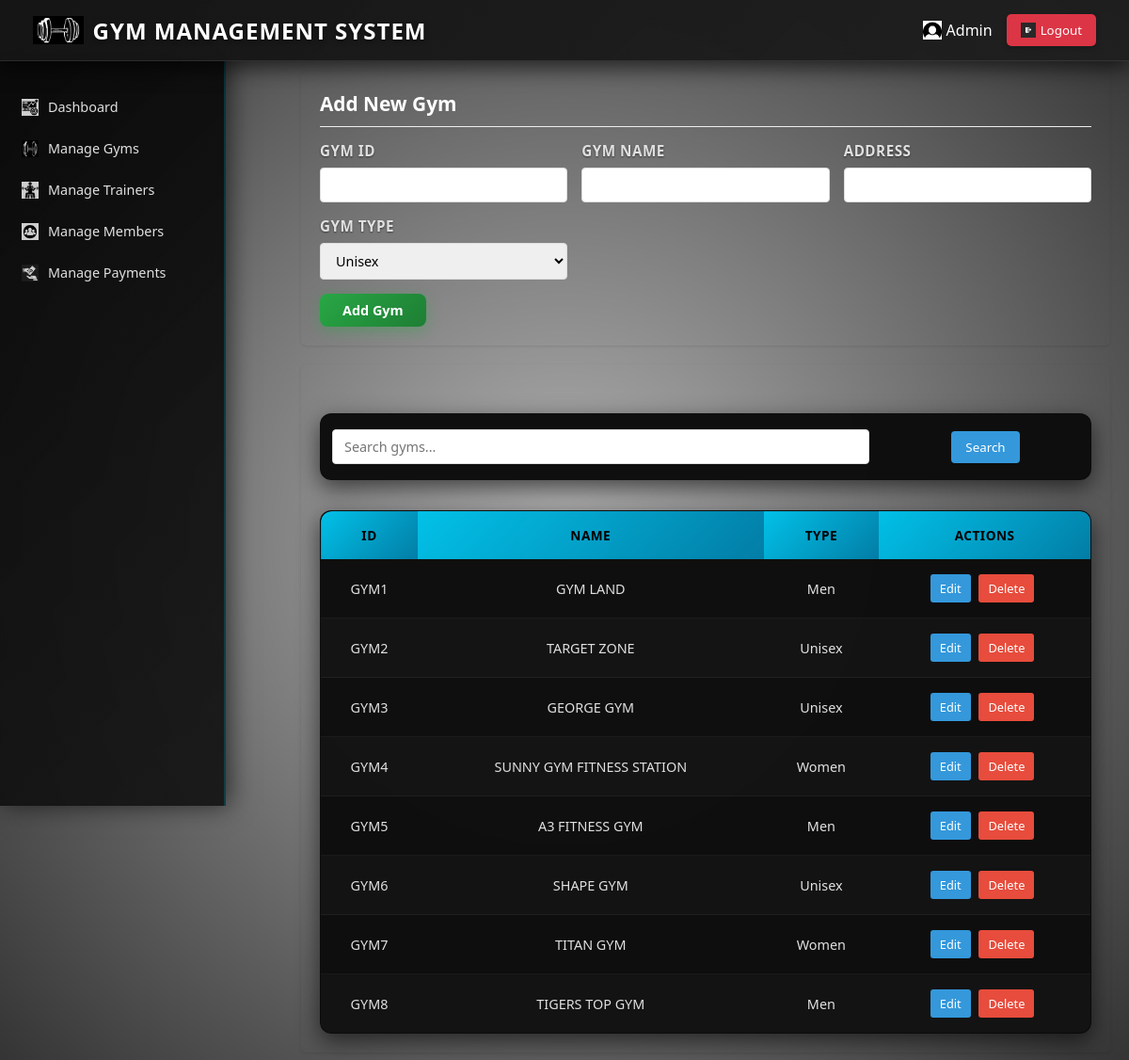
The app's page /gym/manage_gym.php with its own data.
### tables this page shows
CREATE TABLE `gym` (
  `gym_id` varchar(20) NOT NULL,
  `gym_name` varchar(30) NOT NULL,
  `address` varchar(150) NOT NULL,
  `type` varchar(20) NOT NULL
);

### gym/manage_gym.php (the view, shortened to what this page needs)
<?php
require_once('../db.php');
$errors = [];
$gym_data = [];
$search = $_GET['search'] ?? '';
$page = max(1, intval($_GET['page'] ?? 1));
$limit = 10;
$offset = ($page - 1) * $limit;
try {
    if (!empty($search)) {
        $stmt = $conn->prepare("SELECT * FROM gym WHERE gym_id LIKE ? OR gym_name LIKE ? OR address LIKE ? OR type LIKE ? LIMIT ? OFFSET ?");
        $stmt->bind_param("ssssii", $search_term, $search_term, $search_term, $search_term, $limit, $offset);
    } else {
        $stmt = $conn->prepare("SELECT * FROM gym LIMIT ? OFFSET ?");
        $stmt->bind_param("ii", $limit, $offset);
    }
    $stmt->execute();
    $gyms = $stmt->get_result();
} catch (mysqli_sql_exception $e) {
    error_log("Database error: " . $e->getMessage());
    $errors[] = "Error fetching gyms list.";
}
?>
<!DOCTYPE html>
<html lang="en">
<head>
</head>
<body>
  <?php include('../navbar.php'); ?>
    <div class="app-container">
        <?php include('../sidebar.php'); ?>
        <div class="main-content">
            <div class="form-section <?= !empty($gym_data) ? 'edit-mode' : '' ?>">
                <div class="form-header">
                    <h2 class="form-title">
                        <?= empty($gym_data) ? 'Add New Gym' : 'Edit Gym' ?>
                    </h2>
                </div>
                <form method="post" action="manage_gym.php">
                    <div class="form-grid">
                        <div class="form-group">
                            <label for="gym_id">Gym ID</label>
                            <input type="text" id="gym_id" name="gym_id"
                                   value="<?= htmlspecialchars($gym_data['gym_id'] ?? '') ?>" required>
                        </div>
                        <div class="form-group">
                            <label for="name">Gym Name</label>
                            <input type="text" id="name" name="name"
                                   value="<?= htmlspecialchars($gym_data['gym_name'] ?? '') ?>" required>
                        </div>
                        <div class="form-group">
                            <label for="address">Address</label>
                            <input type="text" id="address" name="address"
                                   value="<?= htmlspecialchars($gym_data['address'] ?? '') ?>" required>
                        </div>
                        <div class="form-group">
                            <label for="type">Gym Type</label>
                            <select id="type" name="type" required>
                                <option value="unisex" <?= (isset($gym_data['type']) && $gym_data['type'] === 'unisex') ? 'selected' : '' ?>>Unisex</option>
                            </select>
                        </div>
                    </div>
                    <div class="form-actions">
                        <button type="submit" class="btn <?= empty($gym_data) ? 'btn-success' : 'btn-primary' ?>">
                            <?= empty($gym_data) ? 'Add Gym' : 'Update Gym' ?>
                        </button>
                    </div>
                </form>
            </div>
            <div class="table-section">
                <div class="search-box">
                    <form method="get" style="width: 100%;">
                        <table>
                        <tr>
                        <td><input type="text" name="search" placeholder="Search gyms..."
                               value="<?= htmlspecialchars($search ?? '') ?>"></td>
                        <td><button type="submit">Search</button></td>
                        </tr>
                        </table>
                    </form>
                </div>
                <table>
                    <thead>
                        <tr>
                            <th>ID</th>
                            <th>Name</th>
                            <th>Type</th>
                            <th>Actions</th>
                        </tr>
                    </thead>
                    <tbody>
                        <?php if ($gyms->num_rows > 0): ?>
                            <?php while ($gym = $gyms->fetch_assoc()): ?>
                                <tr>
                                    <td><?= htmlspecialchars($gym['gym_id']) ?></td>
                                    <td><?= htmlspecialchars($gym['gym_name']) ?></td>
                                    <td><?= htmlspecialchars(ucfirst($gym['type'])) ?></td>
                                    <td>
                                        <button class="action-btn edit-btn"
                                                onclick="location.href='manage_gym.php?action=edit&id=<?= urlencode($gym['gym_id']) ?>'">
                                            Edit
                                        </button>
                                        <button class="action-btn delete-btn"
                                                onclick="if(confirm('Are you sure you want to delete this gym?')) location.href='manage_gym.php?action=delete&id=<?= urlencode($gym['gym_id']) ?>'">
                                            Delete
                                        </button>
                                    </td>
                                </tr>
                            <?php endwhile; ?>
                        <?php else: ?>
                            <tr>
                                <td colspan="4" style="text-align: center;">No gyms found</td>
                            </tr>
                        <?php endif; ?>
                    </tbody>
                </table>
            </div>
        </div>
    </div>
</body>
</html>

### navbar.php (shortened to what this page needs)
<link rel="stylesheet" href="/GYM-MANAGEMENT-SYSTEM/home/home.css">
<nav class="navbar">
    <div class="navbar-container">
        <a href="/GYM-MANAGEMENT-SYSTEM/home/home.php" class="navbar-brand">
            <img src="/GYM-MANAGEMENT-SYSTEM/images/dumbbell.png" alt="Gym Icon">
            GYM MANAGEMENT SYSTEM
        </a>
        <div class="user-info">
            <span class="user-name">
                <img src="/GYM-MANAGEMENT-SYSTEM/images/user.png" alt="User Icon">
                <?= htmlspecialchars($_SESSION['uname'] ?? 'Admin') ?>
            </span>
            <button class="logout-btn" id="logoutBtn">
                <img src="/GYM-MANAGEMENT-SYSTEM/images/logout.png" alt="Logout Icon">
                Logout
            </button>
        </div>
    </div>
</nav>

### sidebar.php (shortened to what this page needs)
<link rel="stylesheet" href="../home/home.css">
<nav class="sidebar" id="sidebar">
    <ul class="sidebar-menu">
        <li class="sidebar-item">
            <a href="../home/home.php" class="sidebar-link">
                <img src="../images/dashboard.png" alt="Dashboard">
                Dashboard
            </a>
        </li>
        <li class="sidebar-item">
            <a href="../gym/manage_gym.php" class="sidebar-link">
                <img src="../images/dumbbell.png" alt="Gym">
                Manage Gyms
            </a>
        </li>
        <li class="sidebar-item">
            <a href="../trainer/manage_trainer.php" class="sidebar-link">
                <img src="../images/trainer.png" alt="Trainer">
                Manage Trainers
            </a>
        </li>
        <li class="sidebar-item">
            <a href="../member/manage_member.php" class="sidebar-link">
                <img src="../images/member.png" alt="Members">
                Manage Members
            </a>
        </li>
        <li class="sidebar-item">
            <a href="../payment/manage_payment.php" class="sidebar-link">
                <img src="../images/payment.png" alt="Payment">
                Manage Payments
            </a>
        </li>
    </ul>
</nav>

### home/home.css (style rules this page uses)
body { min-height: 100vh; background: url('/GYM-MANAGEMENT-SYSTEM/images/image1.jpg') no-repeat center center fixed; background-size: cover; font-family: 'Segoe UI', Tahoma, Geneva, Verdana, sans-serif; color: #f0f0f0; position: relative; margin: 0; padding-top: 56px; overflow-x: hidden; }
body::before { content: ""; position: fixed; top: 0; left: 0; width: 100%; height: 100%; background: radial-gradient(circle at center, rgba(0,0,0,0.3) 0%, rgba(0,0,0,0.8) 100%); z-index: -1; }
nav.navbar { background: linear-gradient(135deg, rgba(15, 15, 15, 0.95), rgba(25, 25, 25, 0.9)) !important; backdrop-filter: blur(15px); border-bottom: 1px solid rgba(255, 255, 255, 0.1); transition: all 0.3s ease; z-index: 1030; box-shadow: 0 4px 20px rgba(0, 0, 0, 0.5); }
.navbar-brand { color: #ffffff !important; font-weight: 700; text-shadow: 0 2px 4px rgba(0, 0, 0, 0.5); letter-spacing: 1px; }
.logout-btn { background-color: #dc3545 !important; border-color: #dc3545 !important; transition: all 0.3s ease; box-shadow: 0 2px 5px rgba(0,0,0,0.2); }
#sidebar { background: linear-gradient(135deg, rgba(8, 8, 8, 0.95), rgba(18, 18, 18, 0.9)); min-height: 100vh; color: #f0f0f0; transition: all 0.3s ease; padding-top: 1rem; position: fixed; top: 56px; left: 0; width: 20%; overflow-y: auto; box-shadow: 4px 0 25px rgba(0, 0, 0, 0.6); backdrop-filter: blur(15px); border-right: 2px solid rgba(0, 212, 255, 0.2); }
#sidebar a { color: #e0e0e0; transition: all 0.3s ease; font-family: 'Segoe UI', Tahoma, Geneva, Verdana, sans-serif; font-weight: 500; }
* { scrollbar-width: thin; scrollbar-color: rgba(0, 212, 255, 0.6) rgba(255, 255, 255, 0.05); }
.form-group label { color: #e0e0e0 !important; font-weight: 600; margin-bottom: 0.5rem; font-size: 0.95rem; text-transform: uppercase; letter-spacing: 0.5px; text-shadow: 0 1px 2px rgba(0, 0, 0, 0.5); }
.btn-success { background: linear-gradient(135deg, #28a745, #1e7e34) !important; border: none !important; border-radius: 8px !important; padding: 0.5rem 1.5rem; font-weight: 600; transition: all 0.3s ease; box-shadow: 0 4px 15px rgba(40, 167, 69, 0.4); }
.table, table, .table-bordered, .table-hover, .table-striped { background: rgba(8, 8, 8, 0.95) !important; color: #f0f0f0 !important; border-radius: 12px !important; overflow: hidden !important; box-shadow: 0 8px 25px rgba(0, 0, 0, 0.6) !important; margin-top: 2rem !important; border: 1px solid rgba(0, 212, 255, 0.2) !important; backdrop-filter: blur(10px) !important; }
.table thead th, table thead th, .table-bordered thead th, .table-hover thead th, .table-striped thead th { background: linear-gradient(135deg, rgba(0, 212, 255, 0.9), rgba(0, 153, 204, 0.8)) !important; color: #000000 !important; border: none !important; padding: 1rem 0.75rem !important; font-weight: 700 !important; text-transform: uppercase !important; letter-spacing: 0.5px !important; font-size: 0.85rem !important; text-align: center !important; position: relative !important; text-shadow: none !important; }
.table thead th:first-child, table thead th:first-child { border-top-left-radius: 12px !important; }
.table thead th:last-child, table thead th:last-child { border-top-right-radius: 12px !important; }
.table tbody tr, table tbody tr, .table-bordered tbody tr, .table-hover tbody tr, .table-striped tbody tr { background: rgba(15, 15, 15, 0.9) !important; border: none !important; transition: all 0.3s ease !important; }
.table tbody tr:nth-child(even), table tbody tr:nth-child(even), .table-striped tbody tr:nth-child(even) { background: rgba(20, 20, 20, 0.9) !important; }
.table tbody td, table tbody td, .table-bordered tbody td, .table-hover tbody td, .table-striped tbody td { border: none !important; padding: 1rem 0.75rem !important; color: #e0e0e0 !important; text-align: center !important; vertical-align: middle !important; font-weight: 500 !important; border-bottom: 1px solid rgba(255, 255, 255, 0.05) !important; background: transparent !important; }

### records on screen
gym: gym_id "GYM1", gym_name "GYM LAND", type "Men"
gym: gym_id "GYM2", gym_name "TARGET ZONE", type "Unisex"
gym: gym_id "GYM3", gym_name "GEORGE GYM", type "Unisex"
gym: gym_id "GYM4", gym_name "SUNNY GYM FITNESS STATION", type "Women"
gym: gym_id "GYM5", gym_name "A3 FITNESS GYM", type "Men"
gym: gym_id "GYM6", gym_name "SHAPE GYM", type "Unisex"
gym: gym_id "GYM7", gym_name "TITAN GYM", type "Women"
gym: gym_id "GYM8", gym_name "TIGERS TOP GYM", type "Men"

### other values on screen
$_SESSION['uname'] "Admin"
